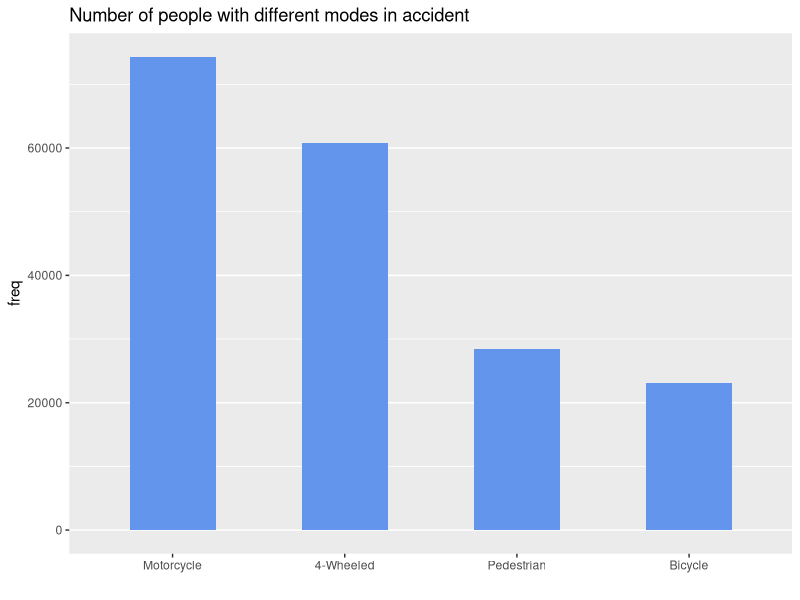
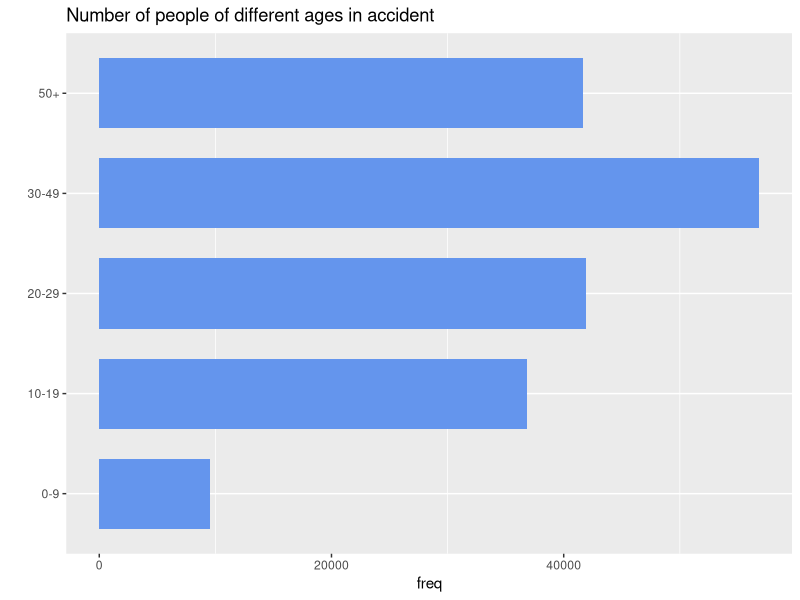
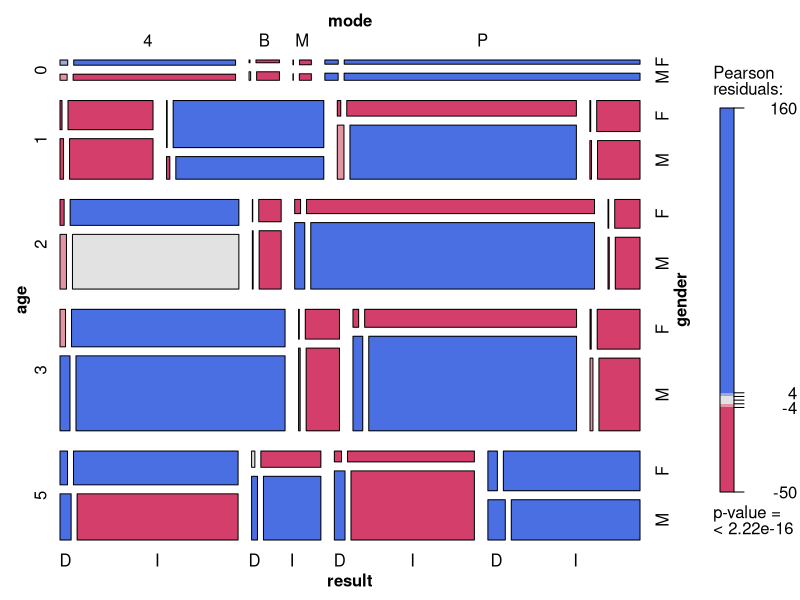
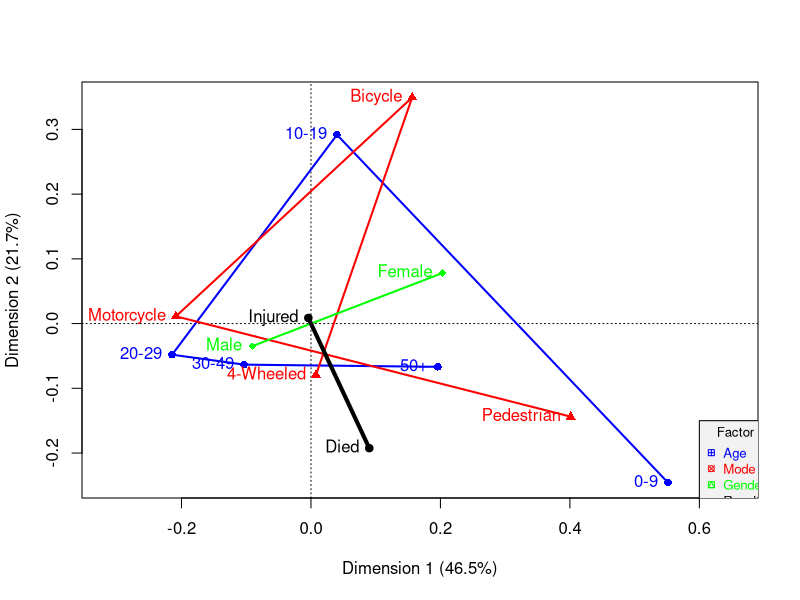
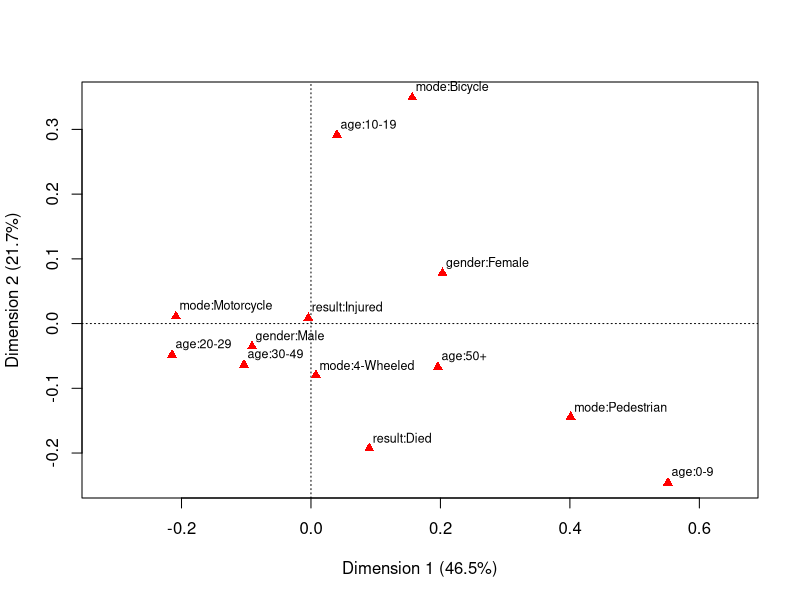
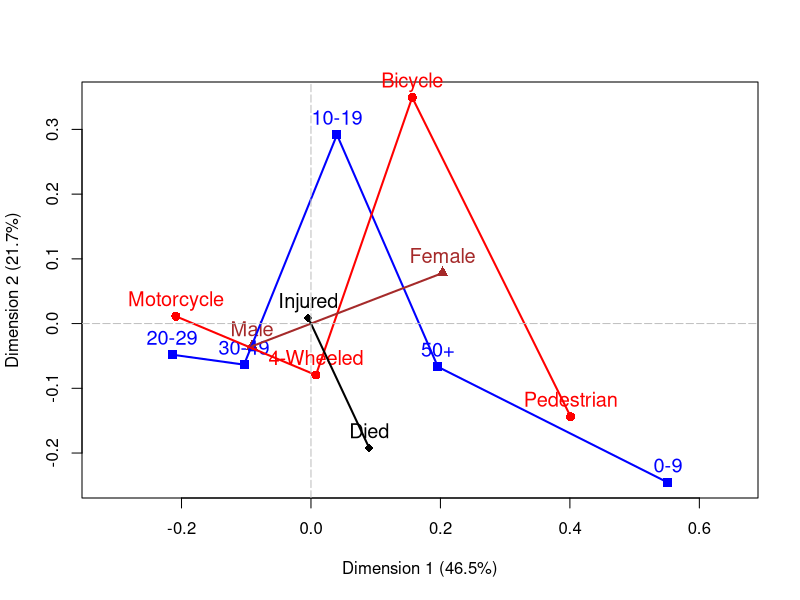
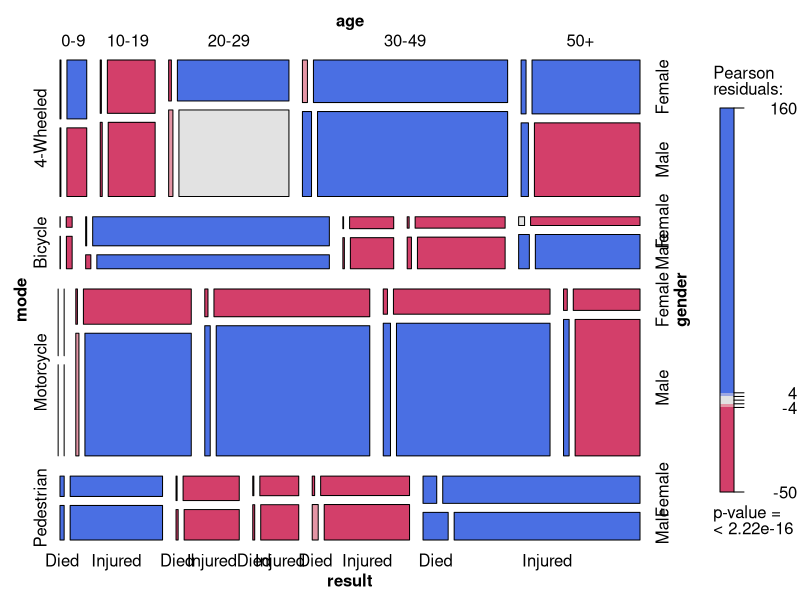
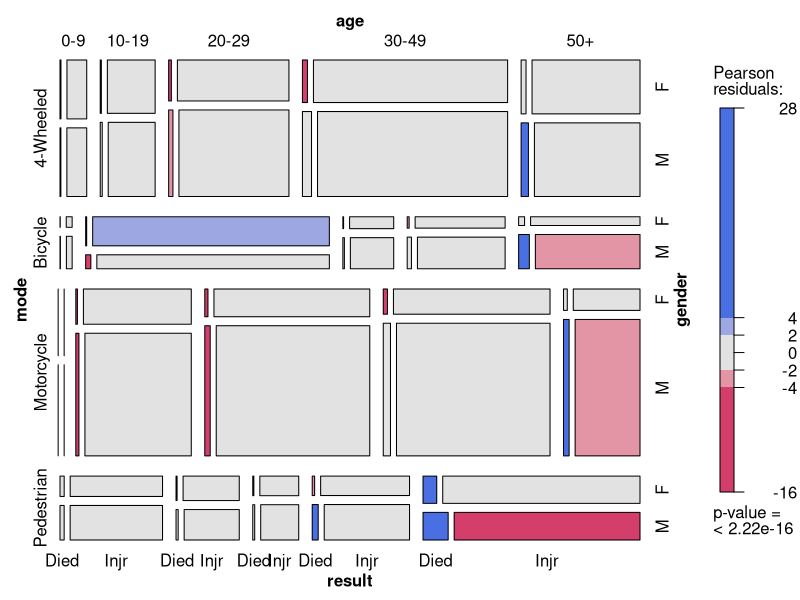

Write the R code that produced these figures, in order.
## ---- chunk 1
# load the libraries and data
library(vcdExtra)
data("Accident", package="vcdExtra")
help(Accident)
tail(Accident)
print(dim(Accident))
## ---- chunk 2
# check dimension
dim(Accident)
## ---- chunk 3
summary(Accident)
## ---- chunk 4
# Load libraries
library(ggplot2)
library(forcats)
library(dplyr)
# Plot number of people with different modes in accident
Accident %>%
  group_by(mode) %>%
  summarise(freq = sum(Freq)) %>%
  ggplot(aes(x=fct_reorder(mode,freq,.desc = TRUE),y=freq)) +
  geom_bar(stat = "identity",fill = "cornflowerblue", width = 0.5) +
  ggtitle("Number of people with different modes in accident") +
  xlab("") +
  theme(panel.grid.major.x = element_blank())
## ---- chunk 5
# Number of people of different ages in accident
Accident %>%
  group_by(age) %>%
  summarise(freq = sum(Freq)) %>%
  ggplot(aes(x=age,y=freq)) +
  geom_bar(stat = "identity",fill = "cornflowerblue",  width = 0.7) +
  ggtitle("Number of people of different ages in accident") +
  xlab("") +
  coord_flip() +
  theme(panel.grid.major.x = element_blank())
## ---- chunk 6
library(MASS)
accident_model <- loglm(Freq ~ age + mode + gender + result, data = Accident)
accident_model
## ---- chunk 7
mosaic(accident_model, labeling_args = list(abbreviate = TRUE))
## ---- chunk 8
# Convert data frame to a 4-way table
accident_tab <- xtabs(Freq ~ age + mode + gender + result, data = Accident)
structable(mode + gender ~ age + result, data=accident_tab)
summary(accident_tab)
## ---- chunk 9
library(ca)
# multiple correspondence analysis
accident_mca <- mjca(accident_tab)
summary(accident_mca)
## ---- chunk 10
# MCA plot
res <- plot(accident_mca, labels = 0, pch = ".", cex.lab = 1.0)

# extract factor names and levels
coords <- data.frame(res$cols, accident_mca$factors)
nlev <- accident_mca$levels.n
fact <- unique(as.character(coords$factor))

cols <- c("blue", "red", "green", "black")
points(coords[,1:2], pch=rep(16:19, nlev), col=rep(cols, nlev), cex=1.0)
text(coords[,1:2], label=coords$level, col=rep(cols, nlev), pos=2,
cex=1.0, xpd=TRUE)
lwd <- c(2, 2, 2, 4)
for(i in seq_along(fact)) {
lines(Dim2 ~ Dim1, data = coords, subset = factor==fact[i],
lwd = lwd[i], col = cols[i])
}

legend(x = 0.6, y = -0.15, 
legend = c("Age", "Mode", "Gender", "Result"),
title = "Factor", title.col = "black",
col = cols, text.col = cols, pch = 12:15,
bg = "gray95", cex = 0.8)
## ---- chunk 11
plot(accident_mca)
mcaplot(accident_mca)
## ---- chunk 12
# mutual independence
acc.mod0 <- glm(Freq ~ age + result + mode + gender, 
                data=Accident, 
                family=poisson)
LRstats(acc.mod0)

mosaic(acc.mod0, ~mode + age + gender + result)

# result as a response
acc.mod1 <- glm(Freq ~ age*mode*gender + result, 
                data=Accident, 
                family=poisson)
LRstats(acc.mod1)

mosaic(acc.mod1, ~mode + age + gender + result, 
    labeling_args = list(abbreviate = c(gender=1, result=4)))

# allow two-way association of result with each explanatory variable
acc.mod2 <- glm(Freq ~ age*mode*gender + result*(age+mode+gender), 
                data=Accident, 
                family=poisson)
LRstats(acc.mod2)
mosaic(acc.mod2, ~mode + age + gender + result, 
    labeling_args = list(abbreviate = c(gender=1, result=4)))

acc.mods <- glmlist(acc.mod0, acc.mod1, acc.mod2)
LRstats(acc.mods)

## Binomial (logistic regression) models for result
## ------------------------------------------------
library(car)  # for Anova()
acc.bin1 <- glm(result=='Died' ~ age + mode + gender, 
    weights=Freq, data=Accident, family=binomial)
Anova(acc.bin1)

acc.bin2 <- glm(result=='Died' ~ (age + mode + gender)^2, 
    weights=Freq, data=Accident, family=binomial)
Anova(acc.bin2)

acc.bin3 <- glm(result=='Died' ~ (age + mode + gender)^3, 
    weights=Freq, data=Accident, family=binomial)
Anova(acc.bin3)

# compare models
anova(acc.bin1, acc.bin2, acc.bin3, test="Chisq")
